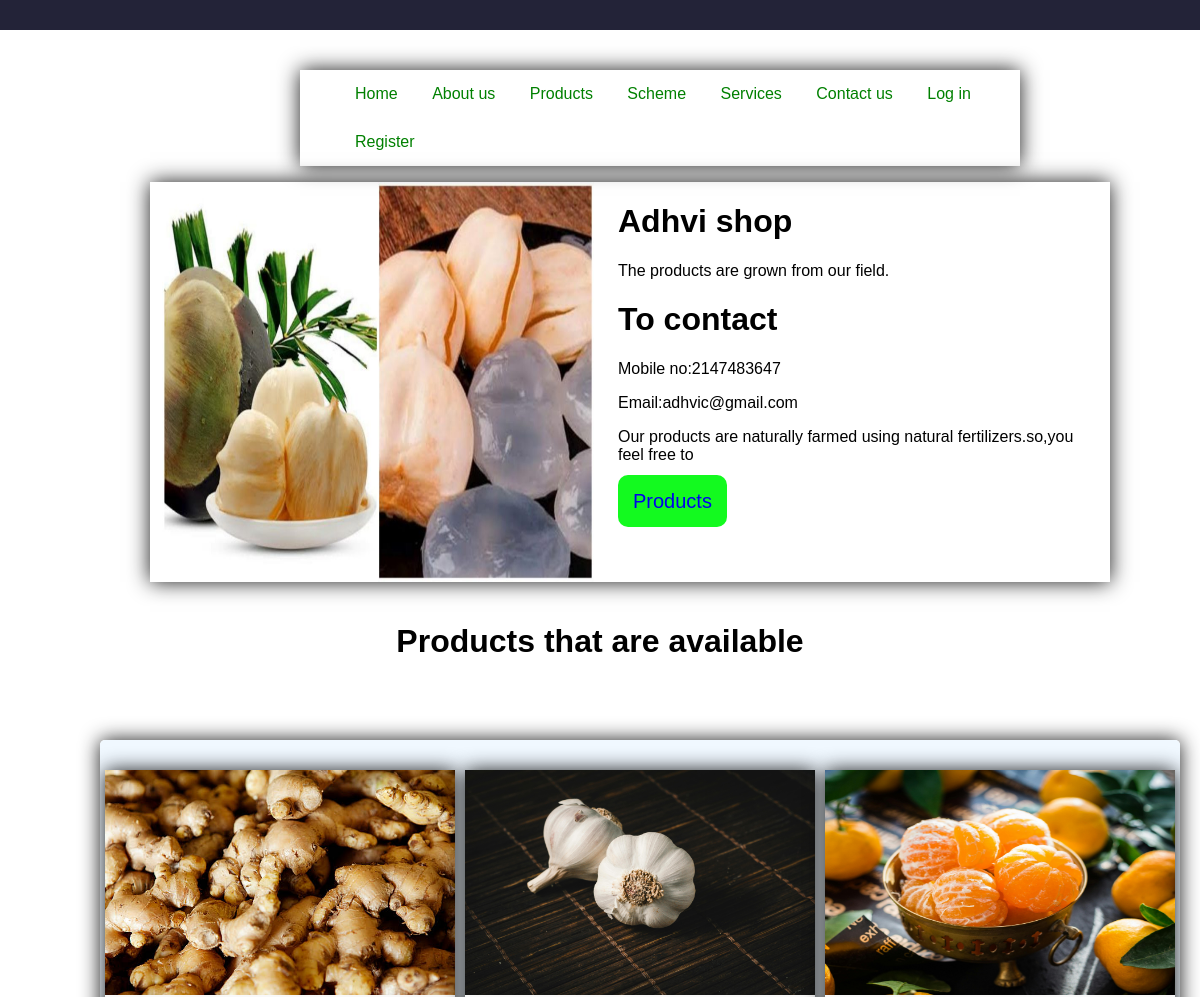
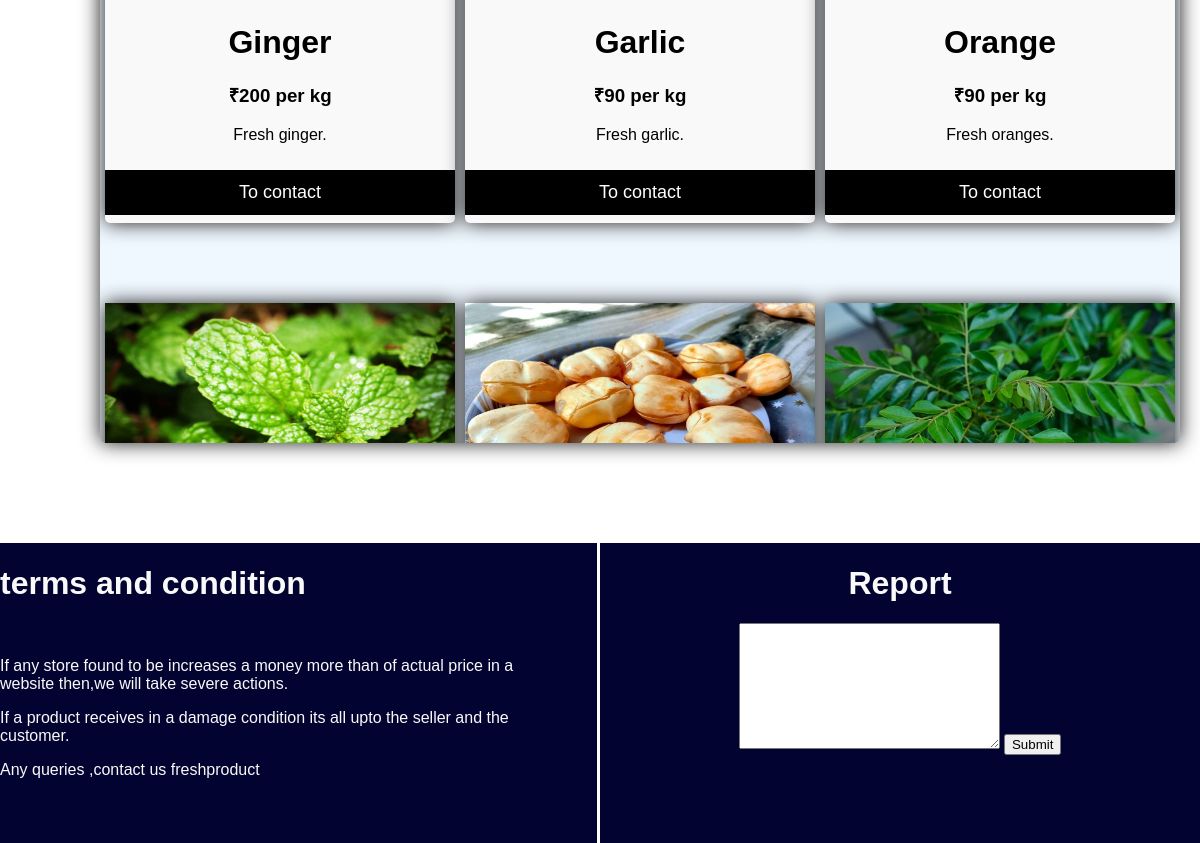
The app's page /empty.php?username=Adhvi shop with its own data (2 pictures, top to bottom).
### tables this page shows
CREATE TABLE `prof` (
  `username` varchar(50) NOT NULL,
  `password` text NOT NULL,
  `email` text NOT NULL,
  `phonenumber` int(10) NOT NULL,
  `address` varchar(80) NOT NULL,
  `imagepath` varchar(50) NOT NULL,
  `description` varchar(80) NOT NULL
);

CREATE TABLE `productcard` (
  `username` text NOT NULL,
  `proname` text NOT NULL,
  `proimage` text NOT NULL,
  `price` int(50) NOT NULL,
  `producttype` varchar(50) NOT NULL,
  `description` varchar(80) NOT NULL
);

### empty.php (the view, shortened to what this page needs)
<?php
    $conn = mysqli_connect('localhost', 'root', 'MySQL8.0.39', 'profile') or die('Connection failed');
    if(isset($_GET['username'])) {
        $username = $_GET['username'];
        $query = "SELECT * FROM prof WHERE username = '$username'";
        $result = mysqli_query($conn, $query);
        if(mysqli_num_rows($result) > 0) {
            $row = mysqli_fetch_assoc($result);
            $phone = $row['phonenumber'];
            $email = $row['email'];
            $discr = $row['description'];
            $imgprof = $row['imagepath'];
        } else {
            echo "User not found!";
            exit;
        }
        $product_query = "SELECT * FROM productcard WHERE username = '$username'";
        $product_result = mysqli_query($conn, $product_query);
    } else {
        echo "Username parameter is missing!";
        exit;
    }
?>
<!DOCTYPE html>
<html lang="en">
<head>
</head>
<body>
      <div id="top"></div>
    <div id="na" class="nav-top">
        <ul>
            <li>
                <a href="index.html">Home</a>
            </li>
            <li>
                <a href="index.html#ab">About us</a>
            </li>
            <li>
                <a href="index.html#pr">Products</a>
            </li>
            <li>
                <a href="index.html#sc">Scheme</a>
            </li>
            <li>
                <a href="index.html#se">Services</a>
            </li>
            <li>
                <a href="index.html#co">Contact us</a>
            </li>
            <li>
                <a href="login.php">Log in</a>
            </li>
            <li>
                <a href="proreg.html">Register</a>
            </li>
        </ul>
    </div>
    <div class="mainbar">
        <div class="left">
         <img id="imgprof" src="<?php echo $imgprof; ?>" alt="">
        </div>
        <div class="right">
            <h1 id="username"> <?php echo $username; ?></h1>
            <p>The products are grown from our field.</p>
            <H1>To contact</H1>
            <p>Mobile no:<span id="phone"><?php echo $phone; ?></span></p>
            <p>Email:<span id="email"><?php echo $email; ?></span></p>
            <p id="discr" ><?php echo $discr; ?></p>
        <a href="#pp" style="text-decoration: none;
        font-size: 20px;
        background-color: rgb(19, 250, 31);
        padding: 15px;
        border-radius: 10px;
        position: relative;
        top: 10px;
        ">Products</a>
        </div>
    </div>
    <h1 style="text-align: center; position: relative; top: 20px;">Products that are available</h1>
    <div id="pp" class="container">
    <?php
            if(mysqli_num_rows($product_result) > 0) {
                while($product_row = mysqli_fetch_assoc($product_result)) {
                    echo '<div class="productlist">';
                    echo '<img src="' . $product_row['proimage'] . '" alt="' . $product_row['proname'] . '" width="100%" height="50%">';
                    echo '<h1>' . $product_row['proname'] . '</h1>';
                    echo '<h3 class="price">&#8377;' . $product_row['price'] . ' per kg </h3>';
                    echo '<p>' . $product_row['description'] . '</p>';
                    echo '<p><button>To contact</button></p>';
                    echo '</div>';
                }
            } else {
                echo "No products found for this user.";
            }
        ?>
    </div>
    <div class="repot" style="height: 300px; width: 100%; position: relative;
    top: 100px;
    display: flex;
    justify-content: space-between;
    color: #f9f9f9;
    background-color: rgb(3, 3, 49);
    ">
        <div class="left">
            <h1 >terms and condition</h1><br>
            <p>If any store found to be increases a money more than of actual price in a website then,we will take severe actions.</p>
            <p>If a product receives in a damage condition its all upto the seller and the customer.</p>
            <p>Any queries ,contact us freshproduct</p>
        </div>
        <div style=" border-left: 3px solid rgb(253, 253, 253); text-align: center;" class="right">
            <h1>Report</h1>
            <textarea name="" id="" cols="30" rows="8"></textarea>
            <input type="submit">
        </div>
    </div>
</body>
</html>

### empty.php (style rules this page uses)
#top { height: 30px; width: 100%; background-color: rgb(35, 35, 56); }
body { font-family: Arial, sans-serif; margin: 0; padding: 0; }
#na { box-shadow: 0 0 20px rgba(0, 0, 0, 0.9); width: 60%; position: relative; left: 25%; margin-top: 40px; }
.right { width: 50%; }

### records on screen
prof: imagepath (picture), phonenumber "2147483647", email "adhvic@gmail.com", description "Our products are naturally farmed using natural fertilizers.so,you feel free to"
productcard: proimage (picture), proname "Ginger", price "200", description "Fresh ginger."
productcard: proimage (picture), proname "Garlic", price "90", description "Fresh garlic."
productcard: proimage (picture), proname "Orange", price "90", description "Fresh oranges."
productcard: proimage (picture)
productcard: proimage (picture)
productcard: proimage (picture)

### other values on screen
$username "Adhvi shop"
